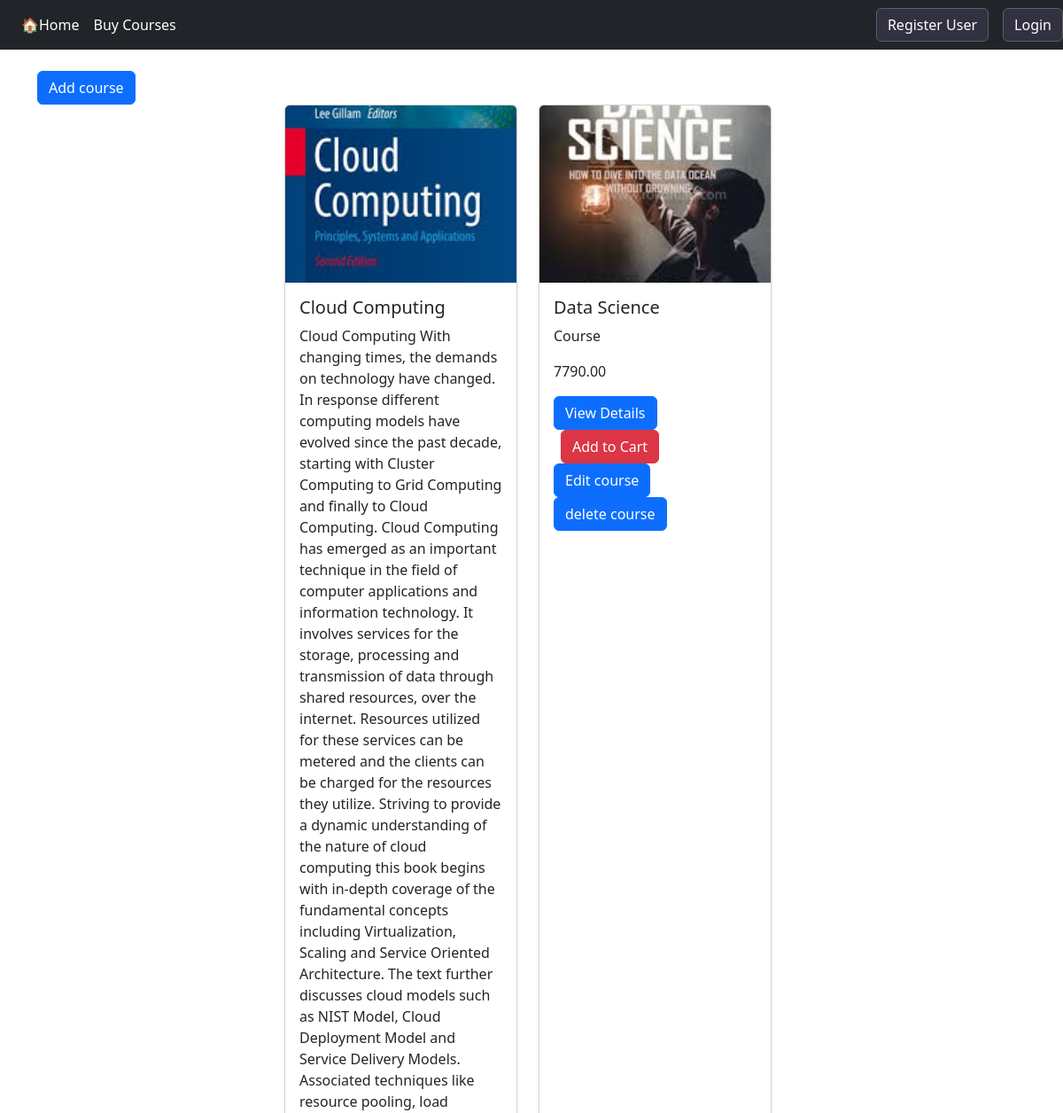
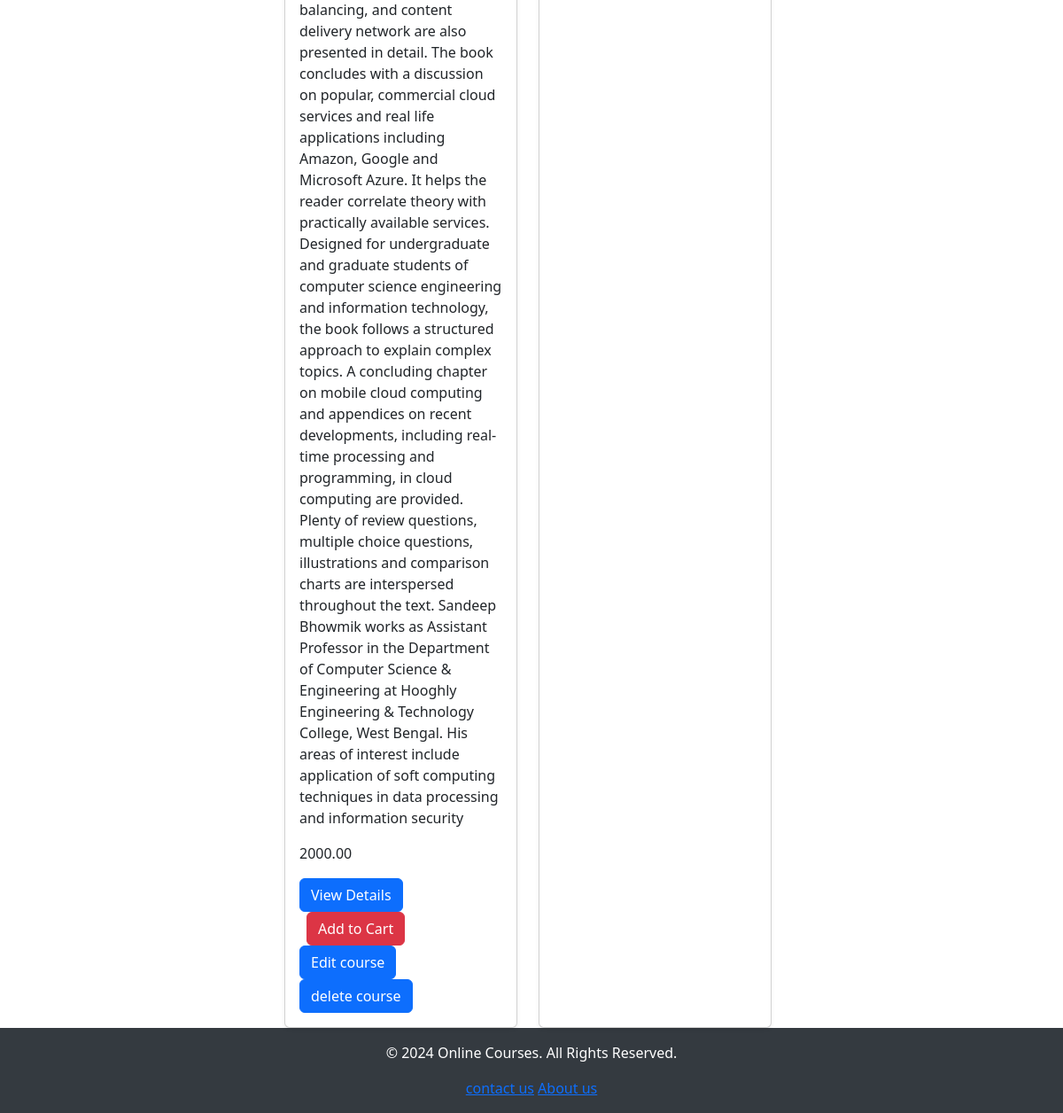
Screenshot of /course/ with the database file from the repository (2 pictures, top to bottom).
### products/models.py (models this page shows, shortened)
class Course(models.Model):
    name = models.CharField(max_length=100)
    description = models.TextField(default="Course")
    price = models.DecimalField(max_digits=10, decimal_places=2, null=True, blank=True)
    video = models.FileField(upload_to='lectures/videos/', null=True, blank=True)
    ebook = models.FileField(upload_to='lectures/notes/')
    image = models.ImageField(upload_to='lectures/images/', null=True, blank=True)
    created_at = models.DateTimeField(default=now)  # New field to track creation time

### EduHelp/views.py (the view)
# urls.py: path('course/', views.course, name='course'),
def course(request):
    courses = Course.objects.all()
    return render(request,'components/course.html',{
        'courses':courses,
    })

### templates/components/course.html (shortened to what this page needs)
{% extends 'base.html' %}
{% load static %}
{% block content %}
<div class="container mt-4">
        <a href="{% url 'add_course' %}" class="btn btn-primary">Add course</a>
        <div class="col-md-9 offset-md-3">
            <div class="row g-4">
                {% for item in courses %}
                    <div class="col-md-6 col-lg-4">
                        <div class="card h-100 shadow-sm">
                            <img src="{{ item.image.url }}" alt="{{ item.name }}" class="card-img-top" style="height: 200px; object-fit: cover;">
                            <div class="card-body">
                                <h5 class="card-title">{{ item.name }}</h5>
                                <p class="card-text">{{ item.description }}</p>
                                <p class="card-text">{{ item.price }}</p>
                                <a href="{% url 'course_detail' item.id %}" class="btn btn-primary">View Details</a>
                                <a href="{% url 'add_to_cart' item.id %}" class="btn btn-danger mx-2" type="button">Add to Cart</a>
                                <a href="{% url 'update_course' item.id %}" class="btn btn-primary">Edit course</a>
                                <a href="{% url 'delete_course' item.id %}" class="btn btn-primary">delete course</a>
                            </div>
                        </div>
                    </div>
                {% endfor %}
            </div>
        </div>
    </div>
{% endblock %}

### rows the page displays
Course: image (picture), name "Cloud Computing", description "Cloud Computing With changing times, the demands on technology have changed. In response different computing models have evolved since the past decade, starting with Cluster Computing to Grid Computing and finally to Cloud Computing. Cloud Computing has emerged as an important technique in the field of computer applications and information technology. It involves services for the storage, processing and transmission of data through shared resources, over the internet. Resources utilized for these services can be metered and the clients can be charged for the resources they utilize. Striving to provide a dynamic understanding of the nature of cloud computing this book begins with in-depth…", price "2000.00"
Course: image (picture), name "Data Science", description "Course", price "7790.00"
